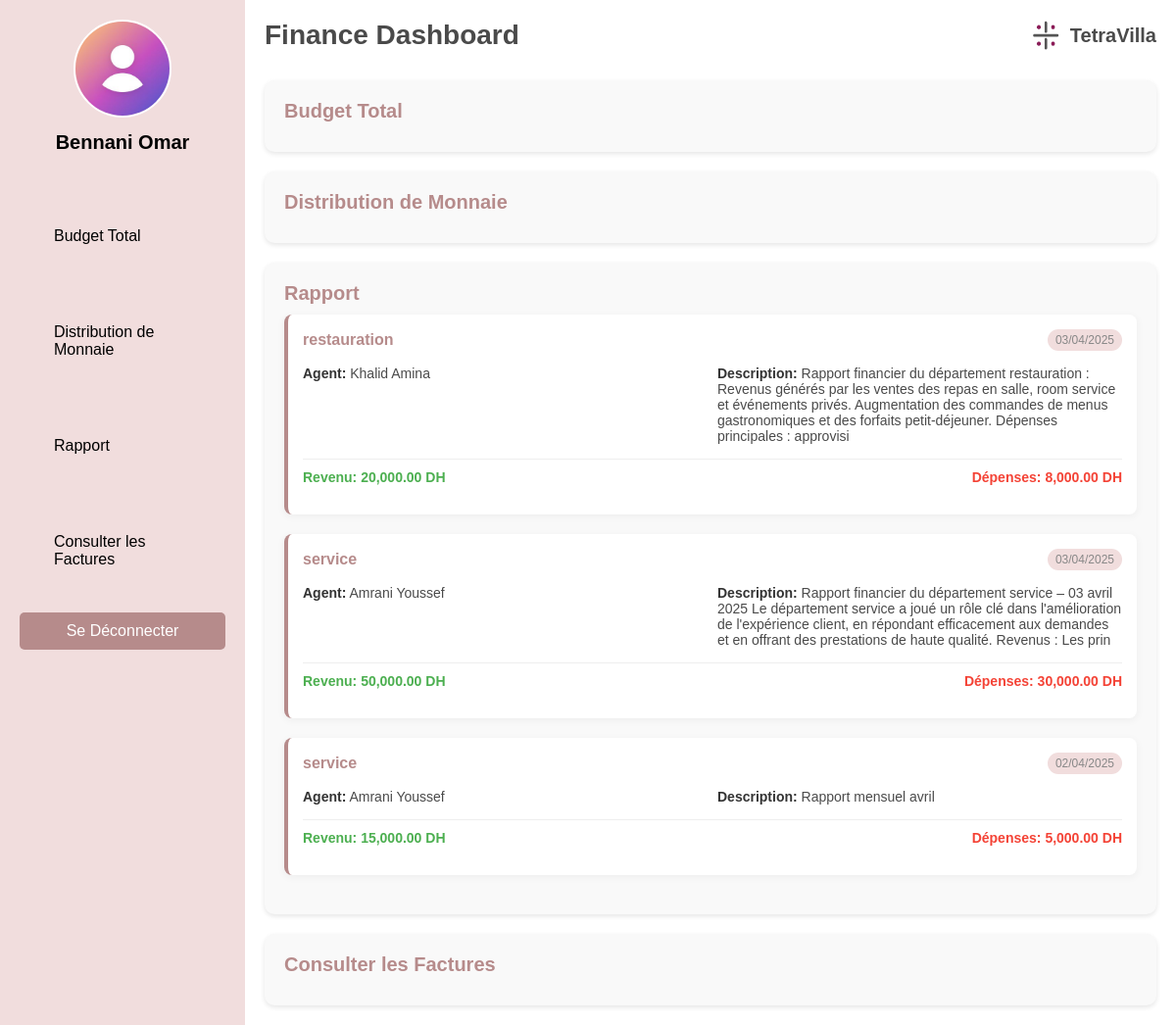
/admin_finance.php?section=rapport (signed in), run on the app's committed database.
### tables this page shows
CREATE TABLE `agent_financier` (
  `id_agentf` int(11) NOT NULL,
  `nom_agentf` varchar(50) DEFAULT NULL,
  `prenom_agentf` varchar(50) DEFAULT NULL,
  `password_agentf` varchar(255) DEFAULT NULL,
  `email_agentf` varchar(100) DEFAULT NULL,
  `numCompteFinance` int(11) DEFAULT NULL,
  `monnaieFinance` float DEFAULT NULL
);

CREATE TABLE `rapport` (
  `id_rapp` int(11) NOT NULL,
  `date_rapp` date DEFAULT NULL,
  `description` varchar(255) DEFAULT NULL,
  `revenu_total` double DEFAULT NULL,
  `depenses_total` double DEFAULT NULL,
  `id_agentd` int(11) DEFAULT NULL
);

CREATE TABLE `departement` (
  `id_dep` int(11) NOT NULL,
  `nom_dep` varchar(100) DEFAULT NULL,
  `revenu_dep` double DEFAULT NULL,
  `depenses_dep` double DEFAULT NULL
);

CREATE TABLE `agent_departement` (
  `id_agentd` int(11) NOT NULL,
  `nom_agentd` varchar(50) DEFAULT NULL,
  `prenom_agentd` varchar(50) DEFAULT NULL,
  `password_agentd` varchar(255) DEFAULT NULL,
  `email_agentd` varchar(100) DEFAULT NULL,
  `numCompteDep` int(11) DEFAULT NULL,
  `monnaieDep` float DEFAULT NULL,
  `id_dep` int(11) DEFAULT NULL
);

### admin_finance.php (the view, shortened to what this page needs)
<?php
$host = "localhost";
$username = "root";
$password = "";
$dbname = "hotel";
$conn = new mysqli($host, $username, $password, $dbname);
$user_id = $_SESSION['user_id'];
$sql = "SELECT nom_agentf, prenom_agentf, monnaieFinance FROM Agent_Financier WHERE id_agentf = ?";
$stmt = $conn->prepare($sql);
$stmt->bind_param("i", $user_id);
$stmt->execute();
$result = $stmt->get_result();
$agent = $result->fetch_assoc() ?? ['nom_agentf' => 'Inconnu', 'prenom_agentf' => '', 'monnaieFinance' => 0];
$sectionActive = $_GET['section'] ?? '';
$rapports = [];
if ($sectionActive === 'rapport') {
    $sql = "SELECT r.*, ad.nom_agentd, ad.prenom_agentd, d.nom_dep
            FROM rapport r
            JOIN agent_departement ad ON r.id_agentd = ad.id_agentd
            JOIN departement d ON ad.id_dep = d.id_dep
            ORDER BY r.date_rapp DESC";
    $result = $conn->query($sql);
    if ($result->num_rows > 0) {
        while ($row = $result->fetch_assoc()) {
            $rapports[] = $row;
        }
    }
}
?>
<!DOCTYPE html>
<html lang="en">
<head>
</head>
<body>
    <div class="dashboard-container">
        <div class="sidebar">
            <div class="sidebar-header">
                <img src="admin_new.jpeg" alt="Admin Photo" class="admin-photo">
                <h2><?php echo $agent['prenom_agentf'] . " " . $agent['nom_agentf']; ?></h2>
            </div>
            <ul class="sidebar-menu">
                <li><a href="?section=budget">Budget Total</a></li>
                <li><a href="?section=distribution">Distribution de Monnaie</a></li>
                <li><a href="?section=rapport">Rapport</a></li>
                <li><a href="?section=factures">Consulter les Factures</a></li>
                <li>
                    <form method="POST">
                        <button type="submit" name="logout" class="logout-btn">Se Déconnecter</button>
                    </form>
                </li>
            </ul>
        </div>
        <div class="main-content">
            <header>
                <h1>Finance Dashboard</h1>
                <div class="logo">
                    <img src="maqlog.jpg" alt="TetraVilla Logo" class="logo-img">
                    <span>TetraVilla</span>
                </div>
            </header>
            <div class="dashboard-sections">
                <section id="budget" class="dashboard-card">
                    <h3>Budget Total</h3>
                </section>
                <section id="distribution" class="dashboard-card">
                    <h3>Distribution de Monnaie</h3>
                </section>
                <section id="rapport" class="dashboard-card">
                    <h3>Rapport</h3>
                    <?php if ($sectionActive === 'rapport') { ?>
                        <?php if (empty($rapports)) { ?>
                            <p>Aucun rapport disponible.</p>
                        <?php } else { ?>
                            <ul class="rapport-list">
                                <?php foreach ($rapports as $rapport) { ?>
                                    <li class="rapport-item">
                                        <div class="rapport-header">
                                            <span class="departement"><?php echo htmlspecialchars($rapport['nom_dep']); ?></span>
                                            <span class="date"><?php echo date('d/m/Y', strtotime($rapport['date_rapp'])); ?></span>
                                        </div>
                                        <div class="rapport-details">
                                            <p><strong>Agent:</strong> <?php echo htmlspecialchars($rapport['prenom_agentd'] . ' ' . $rapport['nom_agentd']); ?></p>
                                            <p><strong>Description:</strong> <?php echo htmlspecialchars($rapport['description']); ?></p>
                                        </div>
                                        <div class="rapport-finances">
                                            <p class="revenu">Revenu: <?php echo number_format($rapport['revenu_total'], 2); ?> DH</p>
                                            <p class="depenses">Dépenses: <?php echo number_format($rapport['depenses_total'], 2); ?> DH</p>
                                        </div>
                                    </li>
                                <?php } ?>
                            </ul>
                        <?php } ?>
                    <?php } ?>
                </section>
                <section id="factures" class="dashboard-card">
                    <h3>Consulter les Factures</h3>
                </section>
            </div>
        </div>
    </div>
</body>
</html>

### admin_finance.php (style rules this page uses)
* { margin: 0; padding: 0; box-sizing: border-box; font-family: Arial, sans-serif; }
body { background-color: #f5f5f5 !important; }
.dashboard-container { display: flex; width: 100%; height: 100vh; background-color: #fff; }
.sidebar { width: 250px; background-color: #f1dddd; color: #000000; display: flex; flex-direction: column; align-items: center; padding: 20px; }
.sidebar-header { text-align: center; margin-bottom: 30px; }
.admin-photo { width: 100px; height: 100px; border-radius: 50%; object-fit: cover; margin-bottom: 10px; border: 2px solid #fff; }
.sidebar-header h2 { font-size: 20px; font-weight: bold; }
.sidebar-menu { list-style: none; width: 100%; }
.sidebar-menu li { margin: 10px 0; }
.sidebar-menu a { color: #000000; text-decoration: none; font-size: 16px; display: block; padding: 35px; border-radius: 5px; transition: background-color 0.3s; }
.main-content { flex: 1; padding: 20px; overflow-y: auto; }
header { display: flex; justify-content: space-between; align-items: center; margin-bottom: 30px; }
header h1 { font-size: 28px; color: #4a4a4a; }
.logo { display: flex; align-items: center; }
.logo-img { width: 30px; height: 30px; margin-right: 10px; }
.logo span { font-size: 20px; font-weight: bold; color: #4a4a4a; }
.dashboard-sections { display: flex; flex-direction: column; gap: 20px; }
.dashboard-card { background-color: #f9f9f9; border-radius: 10px; padding: 20px; box-shadow: 0 2px 5px rgba(0, 0, 0, 0.1); }
.dashboard-card h3 { font-size: 20px; color: #b68b8b; margin-bottom: 10px; }
.dashboard-card p { font-size: 16px; color: #4a4a4a; margin-bottom: 15px; }
#distribution { padding: 20px; background: #f9f9f9; border-radius: 10px; }
.logout-btn { background-color: #b68b8b; color: #fff; padding: 10px 20px; border: none; border-radius: 5px; font-size: 16px; cursor: pointer; transition: background-color 0.3s; width: 100%; text-align: center; }
.rapport-list { list-style: none; padding: 0; }
.rapport-item { margin-bottom: 20px; padding: 15px; background: #fff; border-radius: 8px; box-shadow: 0 2px 8px rgba(0, 0, 0, 0.05); border-left: 4px solid #b68b8b; transition: transform 0.2s ease, box-shadow 0.2s ease; }
.rapport-header { display: flex; justify-content: space-between; align-items: center; margin-bottom: 10px; }
.rapport-header .departement { font-size: 16px; font-weight: bold; color: #b68b8b; }
.rapport-header .date { font-size: 12px; color: #888; background-color: #f1dddd; padding: 4px 8px; border-radius: 12px; }
.rapport-details { display: grid; grid-template-columns: 1fr 1fr; gap: 10px; margin-bottom: 10px; }
.rapport-details p { margin: 5px 0; font-size: 14px; color: #4a4a4a; }
.rapport-details p strong { color: #333; font-weight: 600; }
.rapport-finances { display: flex; justify-content: space-between; padding-top: 10px; border-top: 1px solid #eee; }
.rapport-finances p { font-size: 14px; font-weight: bold; }
.rapport-finances .revenu { color: #4CAF50; }
.rapport-finances .depenses { color: #f44336; }

### data on the page
agent_financier: prenom_agentf "Bennani", nom_agentf "Omar"
rapport: departement.nom_dep "restauration", date_rapp "03/04/2025", id_agentd.nom_agentd "Khalid Amina", description "Rapport financier du département restauration : Revenus générés par les ventes des repas en salle, room service et événements privés. Augmentation des commandes de menus gastronomiques et des forfaits petit-déjeuner. Dépenses principales : approvisi", revenu_total "20,000.00", depenses_total "8,000.00"
rapport: departement.nom_dep "service", date_rapp "03/04/2025", id_agentd.nom_agentd "Amrani Youssef", description "Rapport financier du département service – 03 avril 2025 Le département service a joué un rôle clé dans l'amélioration de l'expérience client, en répondant efficacement aux demandes et en offrant des prestations de haute qualité. Revenus : Les prin", revenu_total "50,000.00", depenses_total "30,000.00"
rapport: departement.nom_dep "service", date_rapp "02/04/2025", id_agentd.nom_agentd "Amrani Youssef", description "Rapport mensuel avril", revenu_total "15,000.00", depenses_total "5,000.00"
